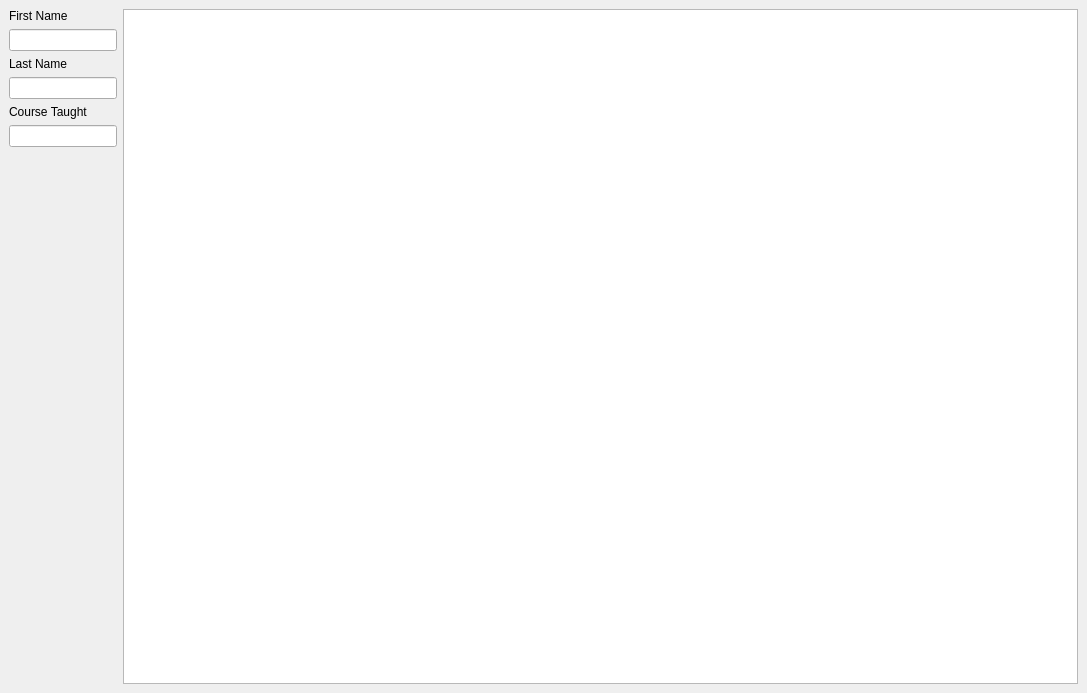
<?xml version="1.0" encoding="UTF-8"?>
<ui version="4.0">
 <class>MainWindow</class>
 <widget class="QMainWindow" name="MainWindow">
  <property name="geometry">
   <rect>
    <x>0</x>
    <y>0</y>
    <width>1087</width>
    <height>693</height>
   </rect>
  </property>
  <property name="windowTitle">
   <string>MainWindow</string>
  </property>
  <widget class="QWidget" name="centralwidget">
   <layout class="QGridLayout" name="gridLayout">
    <item row="0" column="0">
     <layout class="QHBoxLayout" name="horizontalLayout">
      <item>
       <layout class="QVBoxLayout" name="verticalLayout">
        <property name="sizeConstraint">
         <enum>QLayout::SetDefaultConstraint</enum>
        </property>
        <item>
         <widget class="QLabel" name="label">
          <property name="text">
           <string>First Name</string>
          </property>
         </widget>
        </item>
        <item>
         <widget class="QLineEdit" name="lineEdit">
          <property name="sizePolicy">
           <sizepolicy hsizetype="Preferred" vsizetype="Fixed">
            <horstretch>0</horstretch>
            <verstretch>0</verstretch>
           </sizepolicy>
          </property>
         </widget>
        </item>
        <item>
         <widget class="QLabel" name="label_2">
          <property name="text">
           <string>Last Name</string>
          </property>
         </widget>
        </item>
        <item>
         <widget class="QLineEdit" name="lineEdit_2">
          <property name="sizePolicy">
           <sizepolicy hsizetype="Preferred" vsizetype="Fixed">
            <horstretch>0</horstretch>
            <verstretch>0</verstretch>
           </sizepolicy>
          </property>
         </widget>
        </item>
        <item>
         <widget class="QLabel" name="label_3">
          <property name="text">
           <string>Course Taught</string>
          </property>
         </widget>
        </item>
        <item>
         <widget class="QLineEdit" name="lineEdit_3">
          <property name="sizePolicy">
           <sizepolicy hsizetype="Preferred" vsizetype="Fixed">
            <horstretch>0</horstretch>
            <verstretch>0</verstretch>
           </sizepolicy>
          </property>
         </widget>
        </item>
        <item>
         <spacer name="verticalSpacer">
          <property name="orientation">
           <enum>Qt::Vertical</enum>
          </property>
          <property name="sizeHint" stdset="0">
           <size>
            <width>20</width>
            <height>40</height>
           </size>
          </property>
         </spacer>
        </item>
       </layout>
      </item>
      <item>
       <widget class="QTableView" name="tableView">
        <property name="sizePolicy">
         <sizepolicy hsizetype="Expanding" vsizetype="Expanding">
          <horstretch>0</horstretch>
          <verstretch>0</verstretch>
         </sizepolicy>
        </property>
       </widget>
      </item>
     </layout>
    </item>
   </layout>
  </widget>
 </widget>
 <resources/>
 <connections/>
</ui>
